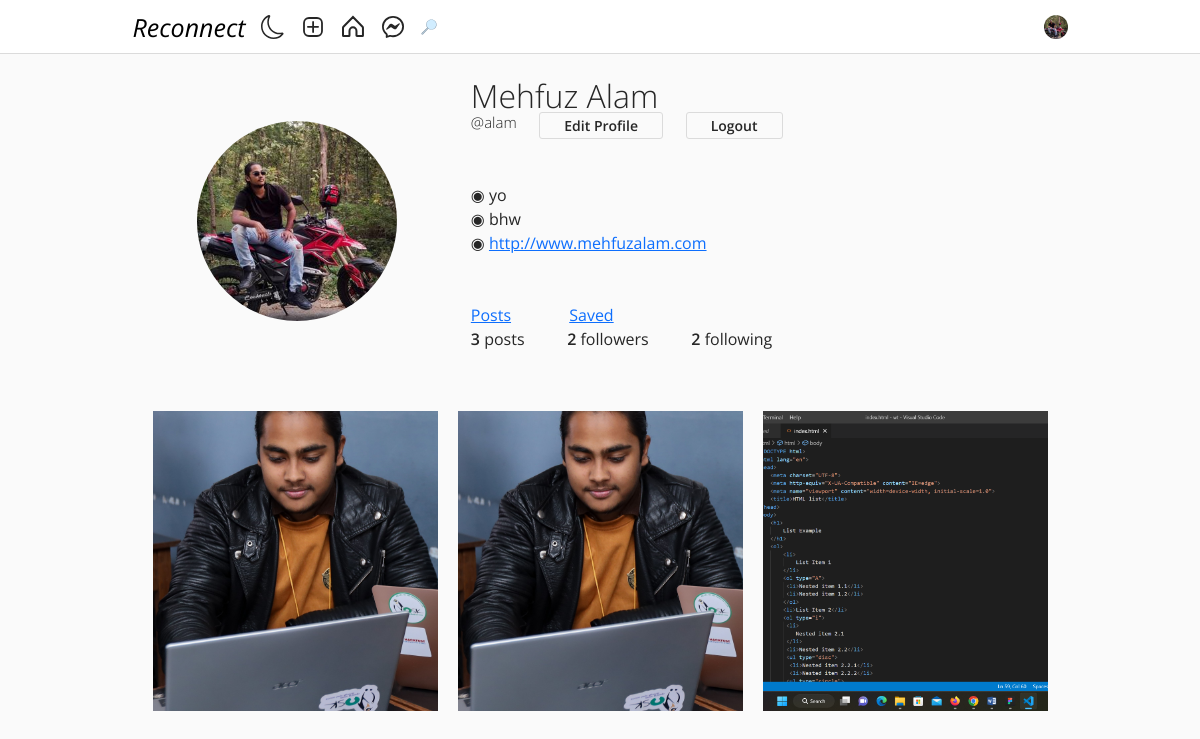
/alam/ (signed in), run on an earlier commit of the app's database.
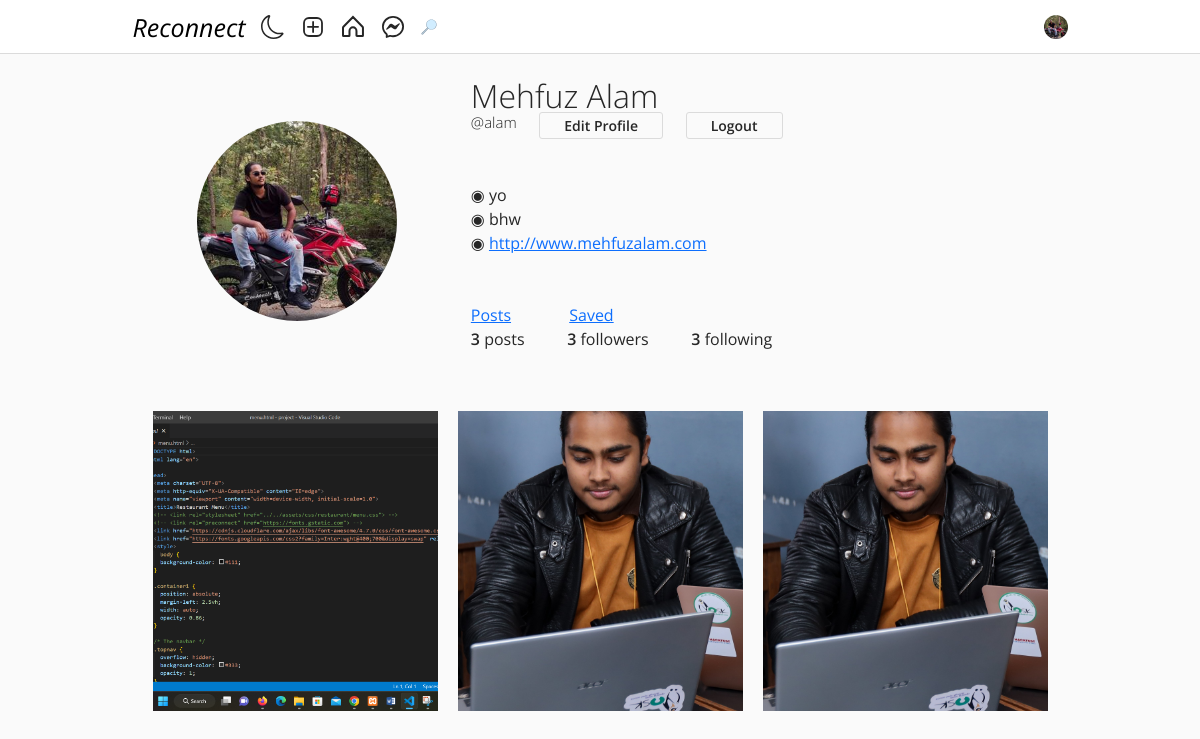
And on a later commit of the database.
### authy/models.py (models this page shows, shortened)
class Profile(models.Model):
    user = models.OneToOneField(User, related_name='profile', on_delete=models.CASCADE)
    image = models.ImageField(upload_to="profile_pciture", null=True, default="default.jpg")
    first_name = models.CharField(max_length=200, null=True, blank=True)
    last_name = models.CharField(max_length=200, null=True, blank=True)
    bio = models.CharField(max_length=200, null=True, blank=True)
    location = models.CharField(max_length=200, null=True, blank=True)
    url = models.URLField(max_length=200, null=True, blank=True)
    favourite = models.ManyToManyField(Post, blank=True)

### post/models.py (models this page shows)
class Post(models.Model):
    id = models.UUIDField(primary_key=True, default=uuid.uuid4, editable=False)
    picture = models.ImageField(upload_to=user_directory_path, verbose_name="Picture")
    caption = models.CharField(max_length=10000, verbose_name="Caption")
    posted = models.DateField(auto_now_add=True)
    tags = models.ManyToManyField(Tag, related_name="tags")
    user = models.ForeignKey(User, on_delete=models.CASCADE)
    likes = models.IntegerField(default=0)
    def get_absolute_url(self):
        return reverse("post-details", args=[str(self.id)])

### authy/views.py (the view)
# urls.py: path('<username>/', UserProfile, name='profile'),
@login_required
def UserProfile(request, username):
    Profile.objects.get_or_create(user=request.user)
    user = get_object_or_404(User, username=username)
    profile = Profile.objects.get(user=user)
    url_name = resolve(request.path).url_name
    posts = Post.objects.filter(user=user).order_by('-posted')
    if url_name == 'profile':
        posts = Post.objects.filter(user=user).order_by('-posted')
    else:
        posts = profile.favourite.all()
    posts_count = Post.objects.filter(user=user).count()
    following_count = Follow.objects.filter(follower=user).count()
    followers_count = Follow.objects.filter(following=user).count()
    follow_status = Follow.objects.filter(following=user, follower=request.user).exists()
    paginator = Paginator(posts, 8)
    page_number = request.GET.get('page')
    posts_paginator = paginator.get_page(page_number)
    context = {
        'posts': posts,
        'profile':profile,
        'posts_count':posts_count,
        'following_count':following_count,
        'followers_count':followers_count,
        'posts_paginator':posts_paginator,
        'follow_status':follow_status,
    }
    return render(request, 'profile.html', context)

### templates/profile.html (shortened to what this page needs)
{% extends 'base.html' %}
{% load static %}
{% block content %}
<!DOCTYPE html>
<html lang="en">
<head>
    <link rel="stylesheet" href="{% static 'assets3/css/reset.css' %}">
    <link rel="stylesheet" href="{% static 'assets3/css/styles.css' %}">
    <link rel="stylesheet" href="https://use.fontawesome.com/releases/v5.2.0/css/all.css">
</head>
<body>
    <header>
        <br><br><br>
        <div class="container">
            <div class="profile">
                <div class="profile-image">
                    <img src="{{profile.image.url}}" alt="" style="width: 200px; height: 200px;">
                </div>
                <div class="profile-user-settings">
                        {% if profile.first_name %}
                        <h6 class="profile-user-name">{{profile.first_name}} {{profile.last_name}}</h6> <br>
                        {% endif %}
                        <h5 style="font-size: 15px;" class="profile-user-name">@{{profile.user.username}}</h5>
                        {% if request.user.is_authenticated and request.user == profile.user %}
                        <a style="text-decoration: none;" href="{% url 'editprofile' %}" class="btn profile-edit-btn">Edit Profile</a>
                        <form action="{% url 'sign-out' %}" method="post" style="display: inline;">
                            <button type="submit" class="btn profile-edit-btn">Logout</button>
                        </form>
                        {% endif %}
                        <br><br>
                        <br>
                </div>
                <div class="profile-bio">
                    <br>
                    {% if profile.bio %}
                    <p>◉ {{profile.bio}}</p>
                    {% endif %}
                    {% if profile.location %}
                    <p>◉ {{profile.location}}</p>
                    {% endif %}
                    {% if profile.url %}
                    <p>◉ <a href="{{profile.url}}">{{profile.url}}</a></p>
                    {% endif %}
                    <br><br>
                    <div class="profile-user-settings">
                        <a  href="{% url 'profile' profile.user %}"  class="btns profiele-edit-btn">Posts</a> &nbsp;&nbsp;&nbsp;&nbsp;&nbsp;&nbsp;&nbsp;&nbsp;&nbsp;&nbsp;&nbsp;&nbsp;
                        {% if request.user == profile.user %}
                        <a  href="{% url 'profilefavourite' profile.user %}"  class="btns profeile-edit-btn">Saved</a>
                        {% endif %}
                    </div>
                </div>
                <div class="profile-stats">
                    <ul>
                        <li><span class="profile-stat-count">{{posts_count}}</span> posts</li>
                        <li><span class="profile-stat-count">{{followers_count}}</span> followers</li>
                        <li><span class="profile-stat-count">{{following_count}}</span> following</li>
                    </ul>
                    <br>
                </div>
            </div>
        </div>
    </header>
    <main>
        <div class="container">
            <div class="gallery">
                {% for post in posts %}
                <a href="{{post.get_absolute_url}}"><div class="gallery-item" tabindex="0">
                    <img src="{{ post.picture.url }}" class="gallery-image" alt="" style="width: 500px; height: 300px; object-fit: cover;">
                </div></a>
                {% endfor %}
            </div>
        </div>
    </main>
    {% endblock content %}

### templates/base.html (shortened to what this page needs)
{% load static %}
<!DOCTYPE html>
<html lang="en">
<head>
    <link rel="stylesheet" href="https://cdn.jsdelivr.net/npm/bootstrap-icons@1.8.1/font/bootstrap-icons.css">
    <link href="https://cdn.jsdelivr.net/npm/bootstrap@5.1.3/dist/css/bootstrap.min.css" rel="stylesheet">
    <link rel="stylesheet" type="text/css" href="{% static 'assets1/style.css' %}">
</head>
<body>
    <header class="header">
        <nav class="header__content">
            <div class="header__buttons">
                    <h1  style="font-size: 25px; color: black; font-style: italic;">Reconnect</h1>
                <button class="header__theme-button" title="Toggle Theme">
                </button>
                <div class="header__buttons header__buttons--desktop">
                    <a href="{% url 'newpost' %}">
                    </a>
                    <a href="{% url 'index' %}">
                    </a>
                    <a href="{% url 'message' %}">
                    </a>
                    <a href="{% url 'search-users' %}">
                </a>
                </div>
            </div>
            <button class="profile-button">
                <a href="{% url 'profile' request.user %}">
                    <div class="profile-button__picture">
                        <img src="{{request.user.profile.image.url}}" alt="User Picture">
                    </div>
                </a>
            </button>
        </nav>
    </header>
    {% block content %}
    {% endblock content %}
</body>
</html>

### static/assets1/style.css (style rules this page uses)
*, *::after, *::before { box-sizing: border-box; margin: 0; padding: 0; }
*, button, input, select, textarea { font-family: 'Roboto', sans-serif; }
:root { --primary: hsl(0, 0%, 100%); --secondary: hsl(0, 0%, 98%); --border: hsl(0, 0%, 86%); --img-border: hsla(0, 0%, 0%, 0.1); --text-dark: hsl(0, 0%, 15%); --text-light: hsl(0, 0%, 60%); --like: hsl(355, 82%, 61%); --link: hsl(204, 100%, 48%); --header-height: 44px; --nav-height: 44px; }
body { min-height: 100vh; display: flex; flex-direction: column; overflow-y: auto; }
svg { display: block; }
img { max-width: 100%; }
.header { width: 100%; height: var(--header-height); background-color: var(--primary); display: flex; justify-content: center; position: fixed; top: 0; left: 0; z-index: 2; }
.header::after { content: ''; position: absolute; bottom: 0; width: 100%; height: 1px; background-color: var(--border); }
.header__content { width: 100%; max-width: 975px; padding: 0 14px; display: flex; justify-content: space-between; align-items: center; }
.header__theme-button { background-color: transparent; border: none; cursor: pointer; }
.header__theme-button-moon { display: unset; }
.header__buttons { display: flex; align-items: center; gap: 16px; }
.profile-button { background-color: transparent; border: none; outline: none; cursor: pointer; position: relative; }
.profile-button__picture { width: 24px; height: 24px; border-radius: 50%; overflow: hidden; position: relative; }
.profile-button__picture::after { content: ''; position: absolute; top: 0; bottom: 0; left: 0; right: 0; border: 1px solid var(--img-border); border-radius: 50%; }
@media (min-width: 768px) { :root { --header-height: 54px; --nav-height: 0px; } }
@media (min-width: 768px) { .header__content { padding: 0 20px; } }

### static/assets3/css/styles.css (style rules this page uses)
:root { font-size: 10px; }
*, *::before, *::after { box-sizing: border-box; }
body { font-family: "Open Sans", Arial, sans-serif; min-height: 100vh; background-color: #fafafa; color: #262626; padding-bottom: 3rem; }
img { display: block; }
.container { max-width: 93.5rem; margin: 0 auto; padding: 0 2rem; }
.btn { display: inline-block; font: inherit; background: none; border: none; color: inherit; padding: 0; cursor: pointer; }
.profile { padding: 5rem 0; }
.profile::after { content: ""; display: block; clear: both; }
.profile-image { float: left; width: calc(33.333% - 1rem); display: flex; justify-content: center; align-items: center; margin-right: 3rem; }
.profile-image img { border-radius: 50%; }
.profile-user-settings, .profile-stats, .profile-bio { float: left; width: calc(66.666% - 2rem); }
.profile-user-settings { margin-top: 1.1rem; }
.profile-user-name { display: inline-block; font-size: 3.2rem; font-weight: 300; }
.profile-edit-btn { font-size: 1.4rem; line-height: 1.8; border: 0.1rem solid #dbdbdb; border-radius: 0.3rem; padding: 0 2.4rem; margin-left: 2rem; }
.profile-stats { margin-top: 2.3rem; }
.profile-stats li { display: inline-block; font-size: 1.6rem; line-height: 1.5; margin-right: 4rem; cursor: pointer; }
.profile-stats li:last-of-type { margin-right: 0; }
.profile-bio { font-size: 1.6rem; font-weight: 400; line-height: 1.5; margin-top: 2.3rem; }
.profile-real-name, .profile-stat-count, .profile-edit-btn { font-weight: 600; }
.gallery { display: flex; flex-wrap: wrap; margin: -1rem -1rem; padding-bottom: 3rem; }
.gallery-item { position: relative; flex: 1 0 22rem; margin: 1rem; color: #fff; cursor: pointer; }
.gallery-image { width: 100%; height: 100%; object-fit: cover; }

What changed in the data, as far as the page shows it:
removed Post: picture (picture)
added Post: picture (picture)
Also different on the page:
{{ followers_count }}: "2" → "3"
{{ following_count }}: "2" → "3"
